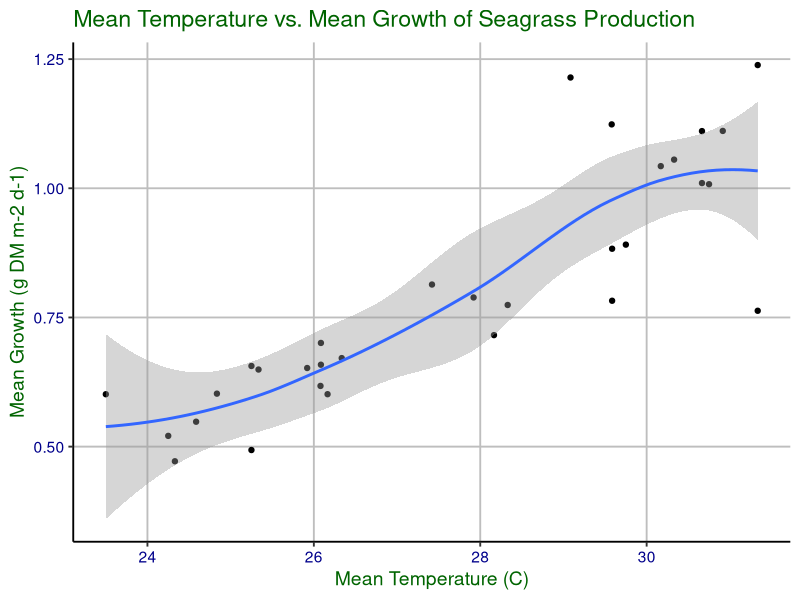
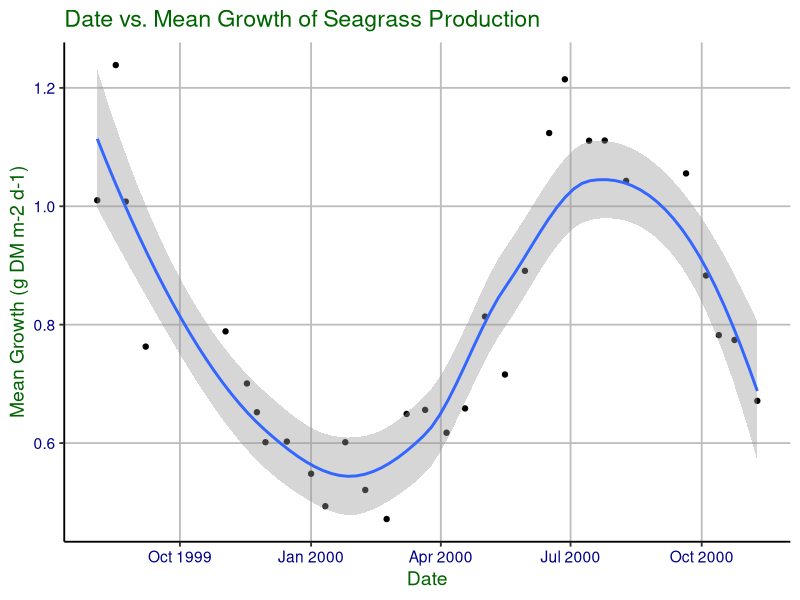
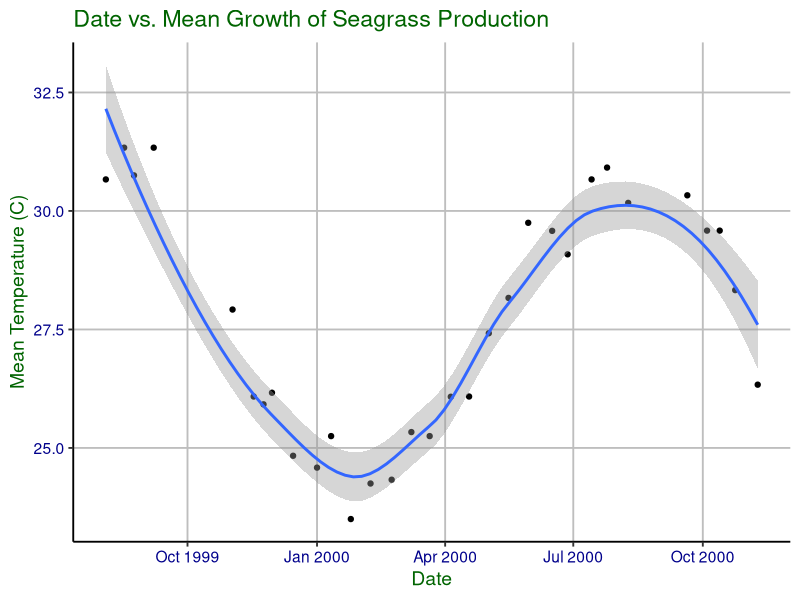

Here is the R script that generated these plots, in order:
## ---- chunk 1
# import libraries
library(tidyverse)
library(readr)
library(ggplot2)
library(lubridate)
library(here)

# check that here points to the project folder
here()

# setting plot theme
mytheme <- theme_classic(base_size = 14) +
  theme(axis.text = element_text(color = "darkblue"), 
        title = element_text(color='darkgreen'),
        panel.grid.major = element_line(color = "gray", linetype = "solid"))
# set theme
theme_set(mytheme)

## ---- chunk 2

Seagrass_production_rates <- read_csv("Data/Raw/Seagrass-production-rates.csv")
#View(Seagrass_production_rates)
class(Seagrass_production_rates$date) #it is already a date
temp_sal <- read.csv(here("./Data/Raw/Temperature-Salinity.csv"), stringsAsFactors = TRUE)
temp_sal$date <- as.Date(temp_sal$date)
#view(temp_sal)

## ---- chunk 3
# filtering for only reference data (represents whole experiment time)
# creating a mean temp column
# selecting needed columns
# getting rid of possible NAs
temp_processed <- temp_sal %>% 
  filter(treatment == "reference") %>%
  mutate(mean_temp = (min_temp + max_temp) / 2) %>%
  select(date, mean_temp, exp_week) %>% 
  na.omit()
#view(temp_processed)

prod_rates_clean <- Seagrass_production_rates %>%
  select("treatment", "date", "exp_week", "gr_mass") %>%
  filter(treatment == "reference") %>%
  group_by(date) %>%
  summarise(meangrowth = mean(gr_mass), exp_week = median(exp_week)) %>%
  mutate(treatment = "reference")
#view(prod_rates_clean)

#ADD THIS SAVED IN PROCESS FOLDER
## ---- chunk 4
temp_production_rate <- full_join(temp_processed, 
                               prod_rates_clean, 
                               by = "exp_week")

# selecting the full date column and removing NAs
temp_production_rate_processed <- temp_production_rate %>%
  select(date.x, mean_temp, exp_week, meangrowth) %>%
  na.omit()
view(temp_production_rate_processed)
## ---- chunk 5
#ADD THIS SAVED IN PROCESS FOLDER
## ---- chunk 6

ggplot(temp_production_rate_processed, aes(x = mean_temp, y = meangrowth)) +
geom_point() +
  geom_smooth(method = 'loess') +
xlab("Mean Temperature (C)")+
ylab("Mean Growth (g DM m-2 d-1)")+
labs(title = "Mean Temperature vs. Mean Growth of Seagrass Production")


ggplot(temp_production_rate_processed, aes(x = date.x, y = meangrowth)) +
geom_point() +
  geom_smooth(method = 'loess') +
xlab("Date")+
ylab("Mean Growth (g DM m-2 d-1)")+
labs(title = "Date vs. Mean Growth of Seagrass Production")


ggplot(temp_production_rate_processed, aes(x = date.x, y = mean_temp)) +
geom_point() +
  geom_smooth(method = 'loess') +
xlab("Date")+
ylab("Mean Temperature (C)")+
labs(title = "Date vs. Mean Growth of Seagrass Production")

## ---- chunk 7
temp_growth_regression <-
  lm(data = temp_production_rate_processed, mean_temp ~ meangrowth) 
summary(temp_growth_regression)

#According to this test, temperature significantly impacts seagrass production
#rate.  P < 3.06 e-10, R^2 = 0.7504.  ProductionRate = 9.6257(temp) + 20.0372 
